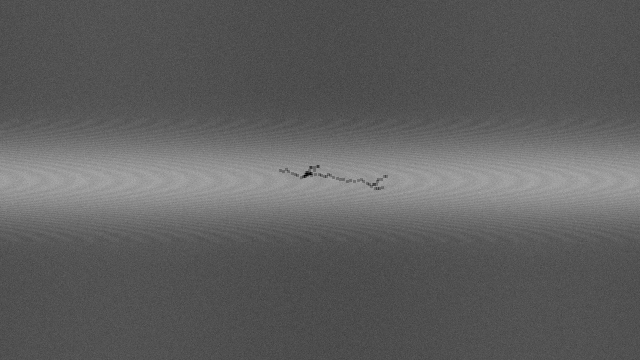
#> input picture data/samples/crack_defect.png, 640 x 360 px; its folder holds only this picture in this run
$ python -i pipeline.py   (imports and definitions only)   (older library calls are emulated)
#> lines starting #> are read from the running program, lines starting #| are printed output that depends on the picture
### src/preprocessing/denoising.py
"""Denoising filter implementations optimized for radiographic X-ray images."""

from enum import Enum
from typing import Any, Dict, Optional, Tuple
import cv2
import numpy as np


class DenoiseMethod(str, Enum):
    """Supported radiographic denoising algorithms."""
    BILATERAL = "bilateral"
    GAUSSIAN = "gaussian"
    MEDIAN = "median"
    NLM = "nlm"


class DenoiseProcessor:
    """Applies edge-preserving noise reduction to radiographic images.

    In radiographic non-destructive testing (NDT), images typically contain quantum mottle,
    film grain, and detector noise. Preserving high-frequency crack edges and small gas pores
    is paramount, which is why Bilateral Filtering and Fast Non-Local Means (NLM) are preferred
    over destructive blurring.
    """

    def __init__(
        self,
        method: DenoiseMethod = DenoiseMethod.BILATERAL,
        params: Optional[Dict[str, Any]] = None,
    ) -> None:
        """Initialize the DenoiseProcessor.

        Args:
            method: Denoising algorithm to use.
            params: Dictionary of parameters specific to the selected algorithm.
        """
        self.method = DenoiseMethod(method)
        self.params = params or {}

    def apply(self, image: np.ndarray) -> np.ndarray:
        """Apply noise reduction to the input image.

        Args:
            image: Grayscale or BGR image (uint8).

        Returns:
            Denoised image.
        """
        if not isinstance(image, np.ndarray):
            raise TypeError(f"Expected numpy.ndarray, got {type(image)}")
        if image.size == 0:
            raise ValueError("Input image is empty.")

        # Ensure image is uint8
        working_img = image
        if working_img.dtype != np.uint8:
            working_img = cv2.normalize(working_img, None, 0, 255, cv2.NORM_MINMAX, dtype=cv2.CV_8U)

        is_grayscale = (working_img.ndim == 2) or (working_img.ndim == 3 and working_img.shape[2] == 1)
        gray = working_img if working_img.ndim == 2 else working_img[:, :, 0]

        if self.method == DenoiseMethod.BILATERAL:
            d = int(self.params.get("d", 7))
            sigma_color = float(self.params.get("sigma_color", 50.0))
            sigma_space = float(self.params.get("sigma_space", 50.0))
            if is_grayscale:
                return cv2.bilateralFilter(gray, d=d, sigmaColor=sigma_color, sigmaSpace=sigma_space)
            return cv2.bilateralFilter(working_img, d=d, sigmaColor=sigma_color, sigmaSpace=sigma_space)

        elif self.method == DenoiseMethod.GAUSSIAN:
            k = self.params.get("kernel_size", (5, 5))
            if isinstance(k, int):
                k = (k, k)
            kx = k[0] if k[0] % 2 != 0 else k[0] + 1
            ky = k[1] if k[1] % 2 != 0 else k[1] + 1
            sigma_x = float(self.params.get("sigma_x", 1.0))
            return cv2.GaussianBlur(working_img, (kx, ky), sigmaX=sigma_x)

        elif self.method == DenoiseMethod.MEDIAN:
            k = int(self.params.get("kernel_size", 5))
            if k % 2 == 0:
                k += 1
            return cv2.medianBlur(working_img, k)

        elif self.method == DenoiseMethod.NLM:
            h = float(self.params.get("h", 10.0))
            template_window = int(self.params.get("template_window_size", 7))
            search_window = int(self.params.get("search_window_size", 21))
            if is_grayscale:
                return cv2.fastNlMeansDenoising(
                    gray,
                    None,
                    h=h,
                    templateWindowSize=template_window,
                    searchWindowSize=search_window,
                )
            return cv2.fastNlMeansDenoisingColored(
                working_img,
                None,
                h=h,
                hColor=h,
                templateWindowSize=template_window,
                searchWindowSize=search_window,
            )

        raise ValueError(f"Unsupported denoise method: {self.method}")

### src/preprocessing/clahe.py
"""Contrast Limited Adaptive Histogram Equalization (CLAHE) module for radiographic X-ray images."""

from typing import Tuple, Union
import cv2
import numpy as np


class CLAHEPreprocessor:
    """Enhances radiographic weld images using Contrast Limited Adaptive Histogram Equalization.

    Radiographic X-ray images often suffer from low contrast between sound metal, weld beads,
    and fine defect indications (such as tight cracks or small gas pores). Standard global histogram
    equalization frequently over-amplifies background quantum noise and washes out critical regions.
    CLAHE divides the image into contextual contextual tiles (grid), calculates local histograms,
    clips the histogram at a predetermined threshold (clip_limit) to prevent noise over-amplification,
    and redistributes the clipped pixels before bilinear interpolation between adjacent tiles.
    """

    def __init__(
        self,
        clip_limit: float = 2.5,
        tile_grid_size: Tuple[int, int] = (8, 8),
    ) -> None:
        """Initialize the CLAHE processor.

        Args:
            clip_limit: Threshold for contrast limiting. Higher values increase contrast
                        at the expense of potential noise amplification. Typically 1.5 - 4.0.
            tile_grid_size: Number of tiles in [horizontal, vertical] directions (e.g. (8, 8)).
        """
        self.clip_limit = self._validate_clip_limit(clip_limit)
        self.tile_grid_size = self._validate_tile_grid_size(tile_grid_size)
        self._clahe_cv = cv2.createCLAHE(
            clipLimit=float(self.clip_limit),
            tileGridSize=self.tile_grid_size,
        )

    @staticmethod
    def _validate_clip_limit(clip_limit: float) -> float:
        """Validate the clip limit parameter."""
        val = float(clip_limit)
        if val <= 0.0:
            raise ValueError(f"clip_limit must be > 0, got {val}")
        return val

    @staticmethod
    def _validate_tile_grid_size(tile_grid_size: Tuple[int, int]) -> Tuple[int, int]:
        """Validate tile grid dimensions."""
        if not (isinstance(tile_grid_size, (tuple, list)) and len(tile_grid_size) == 2):
            raise ValueError(f"tile_grid_size must be a 2-element tuple/list, got {tile_grid_size}")
        gx, gy = int(tile_grid_size[0]), int(tile_grid_size[1])
        if gx < 1 or gy < 1:
            raise ValueError(f"tile_grid_size dimensions must be >= 1, got ({gx}, {gy})")
        return (gx, gy)

    def apply(self, image: np.ndarray) -> np.ndarray:
        """Apply CLAHE to an input image.

        Args:
            image: Input radiographic image as numpy array (grayscale uint8, uint16, or 3-channel RGB/BGR).

        Returns:
            Contrast-enhanced image as uint8 numpy array.
        """
        if not isinstance(image, np.ndarray):
            raise TypeError(f"Expected numpy.ndarray, got {type(image)}")
        if image.size == 0:
            raise ValueError("Input image is empty.")

        # Handle 16-bit radiographic images (common in NDT digital radiography / DICOM)
        working_img = image.copy()
        if working_img.dtype == np.uint16:
            # Rescale 16-bit to 8-bit dynamic range [0, 255]
            working_img = cv2.normalize(working_img, None, 0, 255, cv2.NORM_MINMAX, dtype=cv2.CV_8U)
        elif working_img.dtype != np.uint8:
            # Normalize float/int formats to uint8
            working_img = cv2.normalize(working_img, None, 0, 255, cv2.NORM_MINMAX, dtype=cv2.CV_8U)

        # Grayscale single-channel image
        if working_img.ndim == 2:
            return self._clahe_cv.apply(working_img)

        # 3-channel image: operate on Luminance channel to preserve color balance
        if working_img.ndim == 3 and working_img.shape[2] == 3:
            lab = cv2.cvtColor(working_img, cv2.COLOR_BGR2LAB)
            l_channel, a_channel, b_channel = cv2.split(lab)
            enhanced_l = self._clahe_cv.apply(l_channel)
            merged_lab = cv2.merge([enhanced_l, a_channel, b_channel])
            return cv2.cvtColor(merged_lab, cv2.COLOR_LAB2BGR)

        # 1-channel with trailing dimension (H, W, 1)
        if working_img.ndim == 3 and working_img.shape[2] == 1:
            enhanced = self._clahe_cv.apply(working_img[:, :, 0])
            return enhanced

        raise ValueError(f"Unsupported image shape for CLAHE: {image.shape}")

    # [8 lines left out: function update_parameters, not called in this run]

### src/preprocessing/pipeline.py
"""Preprocessing pipeline orchestrating radiographic noise reduction, CLAHE, and metrics computation."""

from typing import Any, Dict, Optional, Tuple
import cv2
import numpy as np

from src.core.types import PreprocessedArtifacts, PreprocessingMetrics
from src.preprocessing.clahe import CLAHEPreprocessor
from src.preprocessing.denoising import DenoiseMethod, DenoiseProcessor


class PreprocessingPipeline:
    """Configurable pipeline for preprocessing radiographic weld X-ray images."""

    # [142 lines left out: functions __init__, process, _calculate_metrics, _compute_entropy, not called in this run]

>>> import cv2
>>> picture = cv2.imread('../../data/samples/crack_defect.png')
#> picture is the input picture: shape (360, 640, 3); min 0, max 172, mean 95
>>> result = PreprocessingPipeline().process(picture)
#> in apply, `return self._clahe_cv.apply(working_img)`:
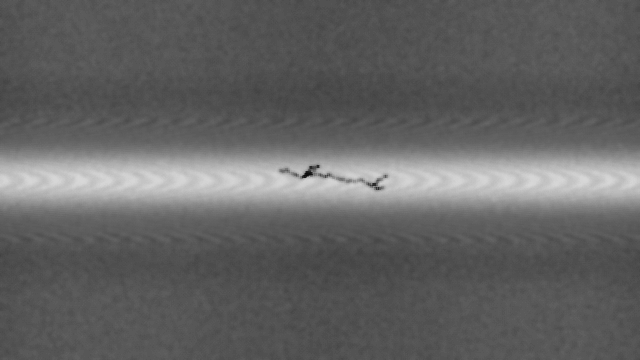
#> returned value: shape (360, 640); min 12, max 215, mean 99.6
#> in process, `final_img = cv2.normalize( clahe_enhanced, None, alpha=self.norm_range..`:
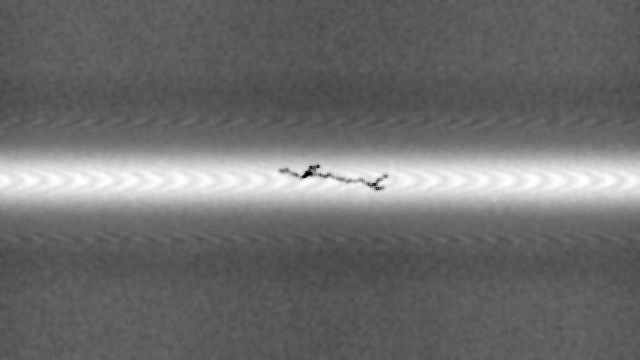
#> final_img: shape (360, 640); min 0, max 255, mean 110
#> in process, `diff_map = cv2.absdiff(final_img, gray_raw)`:
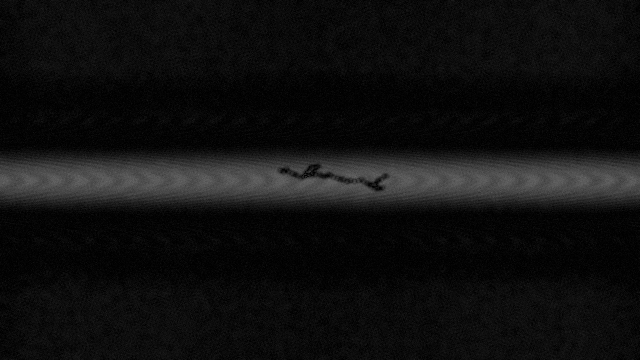
#> diff_map: shape (360, 640); min 0, max 103, mean 15.8
#> in _calculate_metrics, `orig_mean = float(np.mean(orig))`: orig_mean = 94.98
#> in _calculate_metrics, `orig_std = float(np.std(orig))`: orig_std = 24.2
#> in _calculate_metrics, `enh_mean = float(np.mean(enhanced))`: enh_mean = 110
#> in _calculate_metrics, `enh_std = float(np.std(enhanced))`: enh_std = 42.33
#> in _compute_entropy, `hist, _ = np.histogram(img.ravel(), bins=256, range=(0, 256))`: hist = 256 values, max 13565 at index 81, min 0 at index 1, mean 900
#> in _compute_entropy, `prob = hist / (img.size + 1e-10)`: prob = 256 values, max 0.0589 at index 81, min 0 at index 1, mean 0.00391
#> in _compute_entropy, `prob = prob[prob > 0]`: prob = 129 values, max 0.0589 at index 37, min 4.34e-06 at index 1, mean 0.00775
#> in _calculate_metrics, `orig_entropy = PreprocessingPipeline._compute_entropy(orig)`: orig_entropy = 5.72
#> in _calculate_metrics, `enh_entropy = PreprocessingPipeline._compute_entropy(enhanced)`: enh_entropy = 5.73
#> in _calculate_metrics, `cir = (enh_std / orig_std) if orig_std > 1e-6 else 1.0`: cir = 1.75
#> in _calculate_metrics, `dyn_range = float((np.max(enhanced) - np.min(enhanced)) / 255.0)`: dyn_range = 1
